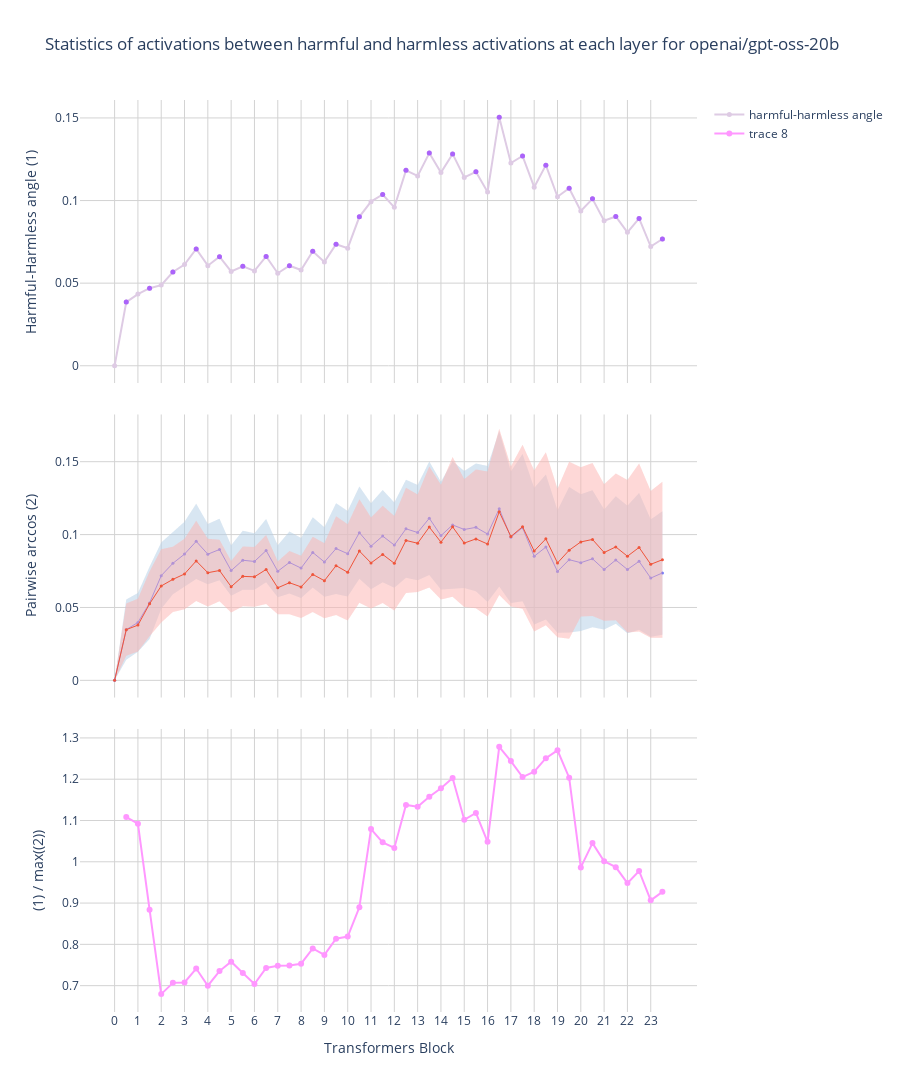

The notebook cell this image was saved under:
### Code cell
x_values = sum([[f"{l}", f"{l}-mid"] for l in range(num_layers)], [])

fig = go.Figure()

# Angles between each pair of mean vectors at each layer
fig.add_trace(
    go.Scatter(
        x=x_values,
        y=np.arccos(similarity_scores[..., chosen_token]).flatten(),
        name="harmful-harmless angle",
        # showlegend=False,
        mode="lines+markers",
        marker=dict(color=colour_map_light["neutral"], size=5),
        yaxis="y",
    )
)
fig.add_trace(
    go.Scatter(
        x=x_values[1::2],
        y=np.arccos(similarity_scores[..., 1, chosen_token]).flatten(),
        # name="cosine similarity",
        showlegend=False,
        mode="markers",
        marker=dict(color=colour_map["neutral"], size=5),
        yaxis="y",
    )
)

for category in categories:
    if category == "harmful":
        # layers x resid_modules x (batch * (batch - 1) // 2)
        # cosine of each sample activation vector with other sample activation vectors
        acts_pairwise_sim = harmful_acts_pairwise_sim[..., chosen_token]

        # layers x resid_modules x batch
        # cosine of each sample activation vector with the mean activation vector
        acts_cosine_with_mean = harmful_acts_cosine_with_mean[..., chosen_token].clip(
            -1, 1
        )
    else:
        # layers x resid_modules x (batch * (batch - 1) // 2)
        # cosine of each sample activation vector with other sample activation vectors
        acts_pairwise_sim = harmless_acts_pairwise_sim[..., chosen_token]

        # layers x resid_modules x batch
        # cosine of each sample activation vector with the mean activation vector
        acts_cosine_with_mean = harmless_acts_cosine_with_mean[..., chosen_token].clip(
            -1, 1
        )

    acts_arccos_with_mean = np.arccos(acts_cosine_with_mean)

    count = acts_cosine_with_mean.shape[-1]

    for module_idx, module_name in enumerate(resid_modules):
        if module_name == "pre":
            colour = colour_map[category]
        else:
            colour = colour_map_light[category]

        # fig.add_trace(
        #     go.Box(
        #         x=sum([[name] * count for name in x_values[module_idx::2]], []),
        #         y=np.arccos(acts_arccos_with_mean[..., module_idx, :]).flatten(),
        #         boxmean=True,
        #         line_width=1,
        #         marker_size=2,
        #         showlegend=False,
        #         marker_color=colour,
        #         yaxis="y2",
        #     ),
        # )
        fig.add_trace(
            variance_plot(
                x=x_values,
                y=torch.tensor(acts_arccos_with_mean).reshape(
                    -1, acts_arccos_with_mean.shape[-1]
                ),
                yaxis="y2",
                fillcolor=colour_map_opaque[category],
                showlegend=False,
            )
        )

    fig.add_trace(
        go.Scatter(
            x=x_values,
            y=acts_arccos_with_mean.mean(axis=-1).flatten(),
            mode="lines+markers",
            showlegend=False,
            marker=dict(color=colour_map[category], size=3),
            line_width=1,
            yaxis="y2",
        ),
    )
    # fig.add_trace(
    #     go.Scatter(
    #         x=x_values[1::2],
    #         y=acts_pairwise_sim.mean(axis=-1).flatten(),
    #         mode="markers",
    #         showlegend=False,
    #         marker_color=colour_map[category],
    #         yaxis="y4",
    #     ),
    # )


harmful_locality_scores = np.arccos(
    harmful_acts_cosine_with_mean[..., chosen_token].clip(-1, 1)
).mean(axis=-1)
harmless_locality_scores = np.arccos(
    harmless_acts_cosine_with_mean[..., chosen_token].clip(-1, 1)
).mean(axis=-1)
locality_scores = np.maximum(harmful_locality_scores, harmless_locality_scores)

sparsity_scores = np.arccos(similarity_scores[..., chosen_token].clip(-1, 1))

# scores = sparsity_scores * 2 / (harmful_locality_scores + harmless_locality_scores)
# scores = sparsity_scores - locality_scores
scores = sparsity_scores / locality_scores
# scores[
#     sparsity_scores <= np.minimum(harmful_locality_scores, harmless_locality_scores)
# ] = np.nan
fig.add_trace(
    go.Scatter(x=x_values, y=scores.flatten(), mode="lines+markers", yaxis="y3")
)


fig.update_layout(
    title=(
        "Statistics of activations between harmful and harmless activations at each"
        f" layer for {MODEL_PATH}"
    ),
    plot_bgcolor="white",
    grid=dict(rows=3, columns=1),
    xaxis=dict(
        type="category", title="Transformers Block", dtick=2, gridcolor="lightgrey"
    ),
    yaxis=dict(
        title="Harmful-Harmless angle (1)", gridcolor="lightgrey", zeroline=False
    ),
    yaxis2=dict(title="Pairwise arccos (2)", gridcolor="lightgrey", zeroline=False),
    yaxis3=dict(title="(1) / max((2))", gridcolor="lightgrey", zeroline=False),
    # yaxis4=dict(title="Pairwise Cosine Similarity between samples"),
    hovermode="x unified",
    height=1200,
    # width=20 + 12 * len(x_values),
)
fig.show()

# an adhoc attempt to find the best direction
chosen_layer, chosen_act_idx = np.unravel_index(
    np.nanargmax(scores, axis=None), scores.shape
)
print(
    f"Best direction at layer {chosen_layer}, module"
    f" {act_names[chosen_act_idx]}, position {chosen_token}"
)

### Figure 1 — Plotly figure (JSON) as saved in the notebook; plotly's stock layout.template omitted (floating-point values rounded to 4 significant figures)
{"data": [{"marker": {"color": "rgb(222,203,228)", "size": 5}, "mode": "lines+markers", "name": "harmful-harmless angle", "type": "scatter", "x": ["0", "0-mid", "1", "1-mid", "2", "2-mid", "3", "3-mid", "4", "4-mid", "5", "5-mid", "6", "6-mid", "7", "7-mid", "8", "8-mid", "9", "9-mid", "10", "10-mid", "11", "11-mid", "12", "12-mid", "13", "13-mid", "14", "14-mid", "15", "15-mid", "16", "16-mid", "17", "17-mid", "18", "18-mid", "19", "19-mid", "20", "20-mid", "21", "21-mid", "22", "22-mid", "23", "23-mid"], "y": [0.0, 0.03854, 0.0434, 0.04695, 0.04881, 0.05675, 0.06129, 0.0707, 0.06057, 0.06601, 0.05708, 0.06022, 0.05741, 0.06616, 0.05599, 0.06057, 0.058, 0.06933, 0.06287, 0.07355, 0.07115, 0.09017, 0.09935, 0.1036, 0.09591, 0.1183, 0.1149, 0.1287, 0.117, 0.1282, 0.114, 0.1174, 0.1052, 0.1504, 0.1227, 0.127, 0.1081, 0.1214, 0.1023, 0.1074, 0.09367, 0.101, 0.08782, 0.09035, 0.08075, 0.08915, 0.07216, 0.07671], "yaxis": "y"}, {"marker": {"color": "#AB63FA", "size": 5}, "mode": "markers", "showlegend": false, "type": "scatter", "x": ["0-mid", "1-mid", "2-mid", "3-mid", "4-mid", "5-mid", "6-mid", "7-mid", "8-mid", "9-mid", "10-mid", "11-mid", "12-mid", "13-mid", "14-mid", "15-mid", "16-mid", "17-mid", "18-mid", "19-mid", "20-mid", "21-mid", "22-mid", "23-mid"], "y": [0.03854, 0.04695, 0.05675, 0.0707, 0.06601, 0.06022, 0.06616, 0.06057, 0.06933, 0.07355, 0.09017, 0.1036, 0.1183, 0.1287, 0.1282, 0.1174, 0.1504, 0.127, 0.1214, 0.1074, 0.101, 0.09035, 0.08915, 0.07671], "yaxis": "y"}, {"fill": "toself", "fillcolor": "rgba(179, 205, 227, 0.3)", "line": {"color": "rgba(179, 205, 227, 0.3)", "width": 0}, "mode": "lines", "showlegend": false, "type": "scatter", "x": ["0", "0-mid", "1", "1-mid", "2", "2-mid", "3", "3-mid", "4", "4-mid", "5", "5-mid", "6", "6-mid", "7", "7-mid", "8", "8-mid", "9", "9-mid", "10", "10-mid", "11", "11-mid", "12", "12-mid", "13", "13-mid", "14", "14-mid", "15", "15-mid", "16", "16-mid", "17", "17-mid", "18", "18-mid", "19", "19-mid", "20", "20-mid", "21", "21-mid", "22", "22-mid", "23", "23-mid", "23-mid", "23", "22-mid", "22", "21-mid", "21", "20-mid", "20", "19-mid", "19", "18-mid", "18", "17-mid", "17", "16-mid", "16", "15-mid", "15", "14-mid", "14", "13-mid", "13", "12-mid", "12", "11-mid", "11", "10-mid", "10", "9-mid", "9", "8-mid", "8", "7-mid", "7", "6-mid", "6", "5-mid", "5", "4-mid", "4", "3-mid", "3", "2-mid", "2", "1-mid", "1", "0-mid", "0"], "y": [0, 0.05538, 0.05986, 0.07793, 0.09457, 0.1016, 0.1088, 0.1212, 0.1073, 0.1109, 0.09262, 0.1027, 0.1009, 0.1108, 0.09275, 0.1022, 0.0976, 0.1119, 0.1051, 0.1215, 0.1162, 0.1329, 0.1216, 0.1306, 0.122, 0.1375, 0.1341, 0.1501, 0.1362, 0.1504, 0.1436, 0.1488, 0.147, 0.1709, 0.1433, 0.1552, 0.132, 0.1412, 0.1168, 0.1327, 0.1276, 0.1304, 0.1172, 0.1262, 0.1197, 0.1285, 0.1104, 0.116, 0.03134, 0.02996, 0.0348, 0.03237, 0.03889, 0.03485, 0.03641, 0.03385, 0.03283, 0.03269, 0.04167, 0.03826, 0.05422, 0.05315, 0.06443, 0.05374, 0.06114, 0.06343, 0.06286, 0.06238, 0.07228, 0.06875, 0.07039, 0.06361, 0.06737, 0.06254, 0.06972, 0.05761, 0.05927, 0.05732, 0.06364, 0.05641, 0.05961, 0.05696, 0.06733, 0.06218, 0.06212, 0.05799, 0.06864, 0.06584, 0.06953, 0.06444, 0.05899, 0.04908, 0.0283, 0.0196, 0.01413, 0], "yaxis": "y2"}, {"fill": "toself", "fillcolor": "rgba(179, 205, 227, 0.3)", "line": {"color": "rgba(179, 205, 227, 0.3)", "width": 0}, "mode": "lines", "showlegend": false, "type": "scatter", "x": ["0", "0-mid", "1", "1-mid", "2", "2-mid", "3", "3-mid", "4", "4-mid", "5", "5-mid", "6", "6-mid", "7", "7-mid", "8", "8-mid", "9", "9-mid", "10", "10-mid", "11", "11-mid", "12", "12-mid", "13", "13-mid", "14", "14-mid", "15", "15-mid", "16", "16-mid", "17", "17-mid", "18", "18-mid", "19", "19-mid", "20", "20-mid", "21", "21-mid", "22", "22-mid", "23", "23-mid", "23-mid", "23", "22-mid", "22", "21-mid", "21", "20-mid", "20", "19-mid", "19", "18-mid", "18", "17-mid", "17", "16-mid", "16", "15-mid", "15", "14-mid", "14", "13-mid", "13", "12-mid", "12", "11-mid", "11", "10-mid", "10", "9-mid", "9", "8-mid", "8", "7-mid", "7", "6-mid", "6", "5-mid", "5", "4-mid", "4", "3-mid", "3", "2-mid", "2", "1-mid", "1", "0-mid", "0"], "y": [0, 0.05538, 0.05986, 0.07793, 0.09457, 0.1016, 0.1088, 0.1212, 0.1073, 0.1109, 0.09262, 0.1027, 0.1009, 0.1108, 0.09275, 0.1022, 0.0976, 0.1119, 0.1051, 0.1215, 0.1162, 0.1329, 0.1216, 0.1306, 0.122, 0.1375, 0.1341, 0.1501, 0.1362, 0.1504, 0.1436, 0.1488, 0.147, 0.1709, 0.1433, 0.1552, 0.132, 0.1412, 0.1168, 0.1327, 0.1276, 0.1304, 0.1172, 0.1262, 0.1197, 0.1285, 0.1104, 0.116, 0.03134, 0.02996, 0.0348, 0.03237, 0.03889, 0.03485, 0.03641, 0.03385, 0.03283, 0.03269, 0.04167, 0.03826, 0.05422, 0.05315, 0.06443, 0.05374, 0.06114, 0.06343, 0.06286, 0.06238, 0.07228, 0.06875, 0.07039, 0.06361, 0.06737, 0.06254, 0.06972, 0.05761, 0.05927, 0.05732, 0.06364, 0.05641, 0.05961, 0.05696, 0.06733, 0.06218, 0.06212, 0.05799, 0.06864, 0.06584, 0.06953, 0.06444, 0.05899, 0.04908, 0.0283, 0.0196, 0.01413, 0], "yaxis": "y2"}, {"line": {"width": 1}, "marker": {"color": "#636EFA", "size": 3}, "mode": "lines+markers", "showlegend": false, "type": "scatter", "x": ["0", "0-mid", "1", "1-mid", "2", "2-mid", "3", "3-mid", "4", "4-mid", "5", "5-mid", "6", "6-mid", "7", "7-mid", "8", "8-mid", "9", "9-mid", "10", "10-mid", "11", "11-mid", "12", "12-mid", "13", "13-mid", "14", "14-mid", "15", "15-mid", "16", "16-mid", "17", "17-mid", "18", "18-mid", "19", "19-mid", "20", "20-mid", "21", "21-mid", "22", "22-mid", "23", "23-mid"], "y": [0.0, 0.03476, 0.03973, 0.05311, 0.07182, 0.0803, 0.0866, 0.09536, 0.08655, 0.08977, 0.07531, 0.0824, 0.08156, 0.08905, 0.07485, 0.08089, 0.07701, 0.08775, 0.0812, 0.09039, 0.08689, 0.1013, 0.09205, 0.09899, 0.09279, 0.104, 0.1014, 0.1112, 0.09929, 0.1066, 0.1035, 0.1049, 0.1004, 0.1177, 0.09821, 0.1047, 0.08514, 0.09142, 0.07472, 0.08277, 0.08073, 0.0834, 0.07604, 0.08255, 0.07605, 0.08164, 0.07018, 0.07369], "yaxis": "y2"}, {"fill": "toself", "fillcolor": "rgba(251, 180, 174, 0.3)", "line": {"color": "rgba(251, 180, 174, 0.3)", "width": 0}, "mode": "lines", "showlegend": false, "type": "scatter", "x": ["0", "0-mid", "1", "1-mid", "2", "2-mid", "3", "3-mid", "4", "4-mid", "5", "5-mid", "6", "6-mid", "7", "7-mid", "8", "8-mid", "9", "9-mid", "10", "10-mid", "11", "11-mid", "12", "12-mid", "13", "13-mid", "14", "14-mid", "15", "15-mid", "16", "16-mid", "17", "17-mid", "18", "18-mid", "19", "19-mid", "20", "20-mid", "21", "21-mid", "22", "22-mid", "23", "23-mid", "23-mid", "23", "22-mid", "22", "21-mid", "21", "20-mid", "20", "19-mid", "19", "18-mid", "18", "17-mid", "17", "16-mid", "16", "15-mid", "15", "14-mid", "14", "13-mid", "13", "12-mid", "12", "11-mid", "11", "10-mid", "10", "9-mid", "9", "8-mid", "8", "7-mid", "7", "6-mid", "6", "5-mid", "5", "4-mid", "4", "3-mid", "3", "2-mid", "2", "1-mid", "1", "0-mid", "0"], "y": [0, 0.05275, 0.05591, 0.07467, 0.08988, 0.09158, 0.09721, 0.1095, 0.09706, 0.09641, 0.08189, 0.09182, 0.09151, 0.09966, 0.08155, 0.08866, 0.08542, 0.09847, 0.09411, 0.1126, 0.1071, 0.1243, 0.1117, 0.1198, 0.1127, 0.1321, 0.1275, 0.1466, 0.1341, 0.1532, 0.138, 0.1447, 0.1433, 0.1727, 0.1467, 0.1616, 0.144, 0.1564, 0.1315, 0.15, 0.1462, 0.1491, 0.1345, 0.1419, 0.1375, 0.1488, 0.1299, 0.1363, 0.02923, 0.02926, 0.03357, 0.03278, 0.04115, 0.04087, 0.0442, 0.04376, 0.02854, 0.02961, 0.03772, 0.03346, 0.0492, 0.05064, 0.0585, 0.04376, 0.04942, 0.05035, 0.05741, 0.05554, 0.06362, 0.06056, 0.05987, 0.04785, 0.05299, 0.04937, 0.05317, 0.04114, 0.04481, 0.04263, 0.04693, 0.04283, 0.04529, 0.04543, 0.05244, 0.05052, 0.05086, 0.04661, 0.05429, 0.05062, 0.05439, 0.04875, 0.04697, 0.03961, 0.03029, 0.01988, 0.0168, 0], "yaxis": "y2"}, {"fill": "toself", "fillcolor": "rgba(251, 180, 174, 0.3)", "line": {"color": "rgba(251, 180, 174, 0.3)", "width": 0}, "mode": "lines", "showlegend": false, "type": "scatter", "x": ["0", "0-mid", "1", "1-mid", "2", "2-mid", "3", "3-mid", "4", "4-mid", "5", "5-mid", "6", "6-mid", "7", "7-mid", "8", "8-mid", "9", "9-mid", "10", "10-mid", "11", "11-mid", "12", "12-mid", "13", "13-mid", "14", "14-mid", "15", "15-mid", "16", "16-mid", "17", "17-mid", "18", "18-mid", "19", "19-mid", "20", "20-mid", "21", "21-mid", "22", "22-mid", "23", "23-mid", "23-mid", "23", "22-mid", "22", "21-mid", "21", "20-mid", "20", "19-mid", "19", "18-mid", "18", "17-mid", "17", "16-mid", "16", "15-mid", "15", "14-mid", "14", "13-mid", "13", "12-mid", "12", "11-mid", "11", "10-mid", "10", "9-mid", "9", "8-mid", "8", "7-mid", "7", "6-mid", "6", "5-mid", "5", "4-mid", "4", "3-mid", "3", "2-mid", "2", "1-mid", "1", "0-mid", "0"], "y": [0, 0.05275, 0.05591, 0.07467, 0.08988, 0.09158, 0.09721, 0.1095, 0.09706, 0.09641, 0.08189, 0.09182, 0.09151, 0.09966, 0.08155, 0.08866, 0.08542, 0.09847, 0.09411, 0.1126, 0.1071, 0.1243, 0.1117, 0.1198, 0.1127, 0.1321, 0.1275, 0.1466, 0.1341, 0.1532, 0.138, 0.1447, 0.1433, 0.1727, 0.1467, 0.1616, 0.144, 0.1564, 0.1315, 0.15, 0.1462, 0.1491, 0.1345, 0.1419, 0.1375, 0.1488, 0.1299, 0.1363, 0.02923, 0.02926, 0.03357, 0.03278, 0.04115, 0.04087, 0.0442, 0.04376, 0.02854, 0.02961, 0.03772, 0.03346, 0.0492, 0.05064, 0.0585, 0.04376, 0.04942, 0.05035, 0.05741, 0.05554, 0.06362, 0.06056, 0.05987, 0.04785, 0.05299, 0.04937, 0.05317, 0.04114, 0.04481, 0.04263, 0.04693, 0.04283, 0.04529, 0.04543, 0.05244, 0.05052, 0.05086, 0.04661, 0.05429, 0.05062, 0.05439, 0.04875, 0.04697, 0.03961, 0.03029, 0.01988, 0.0168, 0], "yaxis": "y2"}, {"line": {"width": 1}, "marker": {"color": "#EF553B", "size": 3}, "mode": "lines+markers", "showlegend": false, "type": "scatter", "x": ["0", "0-mid", "1", "1-mid", "2", "2-mid", "3", "3-mid", "4", "4-mid", "5", "5-mid", "6", "6-mid", "7", "7-mid", "8", "8-mid", "9", "9-mid", "10", "10-mid", "11", "11-mid", "12", "12-mid", "13", "13-mid", "14", "14-mid", "15", "15-mid", "16", "16-mid", "17", "17-mid", "18", "18-mid", "19", "19-mid", "20", "20-mid", "21", "21-mid", "22", "22-mid", "23", "23-mid"], "y": [0.0, 0.03478, 0.03789, 0.05248, 0.06475, 0.06927, 0.07298, 0.08193, 0.07384, 0.07535, 0.06425, 0.07134, 0.07102, 0.07605, 0.06349, 0.06697, 0.06412, 0.0727, 0.06837, 0.0787, 0.07413, 0.08872, 0.08055, 0.0864, 0.08029, 0.09598, 0.09405, 0.1051, 0.09482, 0.1053, 0.09417, 0.09704, 0.09354, 0.1156, 0.09867, 0.1054, 0.08874, 0.09706, 0.08056, 0.08926, 0.09496, 0.09666, 0.0877, 0.09154, 0.08515, 0.09118, 0.0796, 0.08274], "yaxis": "y2"}, {"mode": "lines+markers", "type": "scatter", "x": ["0", "0-mid", "1", "1-mid", "2", "2-mid", "3", "3-mid", "4", "4-mid", "5", "5-mid", "6", "6-mid", "7", "7-mid", "8", "8-mid", "9", "9-mid", "10", "10-mid", "11", "11-mid", "12", "12-mid", "13", "13-mid", "14", "14-mid", "15", "15-mid", "16", "16-mid", "17", "17-mid", "18", "18-mid", "19", "19-mid", "20", "20-mid", "21", "21-mid", "22", "22-mid", "23", "23-mid"], "y": [NaN, 1.108, 1.092, 0.8839, 0.6796, 0.7068, 0.7078, 0.7414, 0.6998, 0.7353, 0.758, 0.7309, 0.7039, 0.743, 0.7481, 0.7488, 0.7531, 0.7901, 0.7743, 0.8137, 0.8188, 0.8898, 1.079, 1.047, 1.034, 1.138, 1.133, 1.158, 1.178, 1.203, 1.102, 1.118, 1.048, 1.278, 1.244, 1.205, 1.218, 1.251, 1.27, 1.204, 0.9864, 1.045, 1.001, 0.987, 0.9484, 0.9777, 0.9066, 0.9271], "yaxis": "y3"}], "layout": {"grid": {"columns": 1, "rows": 3}, "height": 1200, "hovermode": "x unified", "plot_bgcolor": "white", "title": {"text": "Statistics of activations between harmful and harmless activations at each layer for openai/gpt-oss-20b"}, "xaxis": {"dtick": 2, "gridcolor": "lightgrey", "title": {"text": "Transformers Block"}, "type": "category"}, "yaxis": {"gridcolor": "lightgrey", "title": {"text": "Harmful-Harmless angle (1)"}, "zeroline": false}, "yaxis2": {"gridcolor": "lightgrey", "title": {"text": "Pairwise arccos (2)"}, "zeroline": false}, "yaxis3": {"gridcolor": "lightgrey", "title": {"text": "(1) / max((2))"}, "zeroline": false}}}
